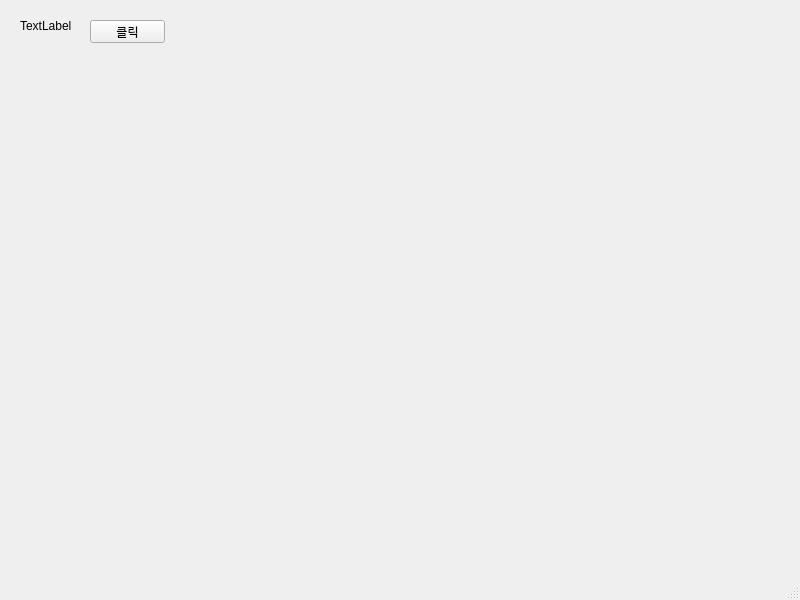
<?xml version="1.0" encoding="UTF-8"?>
<ui version="4.0">
 <class>MainWindow</class>
 <widget class="QMainWindow" name="MainWindow">
  <property name="geometry">
   <rect>
    <x>0</x>
    <y>0</y>
    <width>800</width>
    <height>600</height>
   </rect>
  </property>
  <property name="windowTitle">
   <string>MainWindow</string>
  </property>
  <widget class="QWidget" name="centralwidget">
   <widget class="QPushButton" name="pushButton">
    <property name="geometry">
     <rect>
      <x>90</x>
      <y>20</y>
      <width>75</width>
      <height>23</height>
     </rect>
    </property>
    <property name="text">
     <string>클릭</string>
    </property>
   </widget>
   <widget class="QLabel" name="label">
    <property name="geometry">
     <rect>
      <x>20</x>
      <y>20</y>
      <width>56</width>
      <height>12</height>
     </rect>
    </property>
    <property name="text">
     <string>TextLabel</string>
    </property>
   </widget>
  </widget>
  <widget class="QMenuBar" name="menubar">
   <property name="geometry">
    <rect>
     <x>0</x>
     <y>0</y>
     <width>800</width>
     <height>21</height>
    </rect>
   </property>
  </widget>
  <widget class="QStatusBar" name="statusbar"/>
 </widget>
 <resources/>
 <connections/>
</ui>
